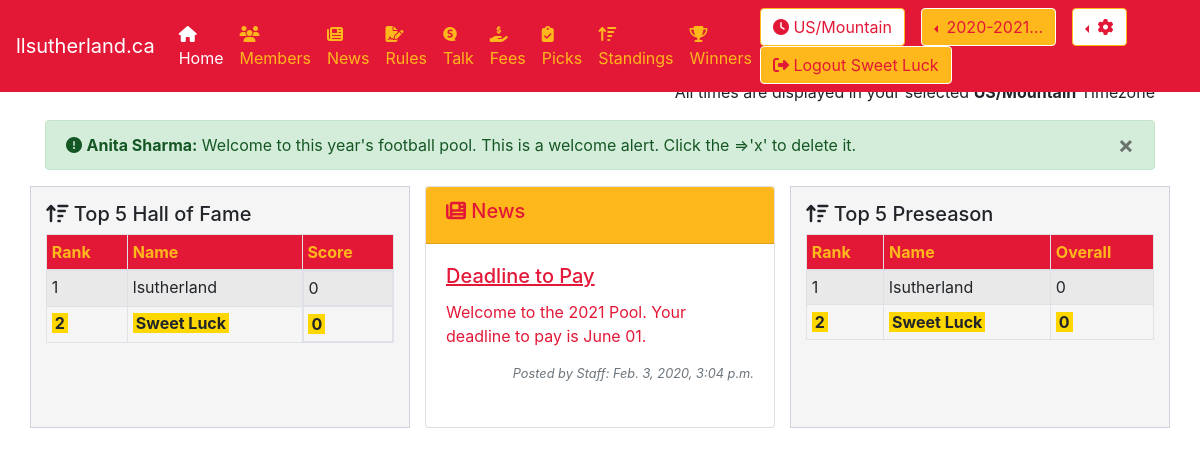
The app's page / (signed in), older data.
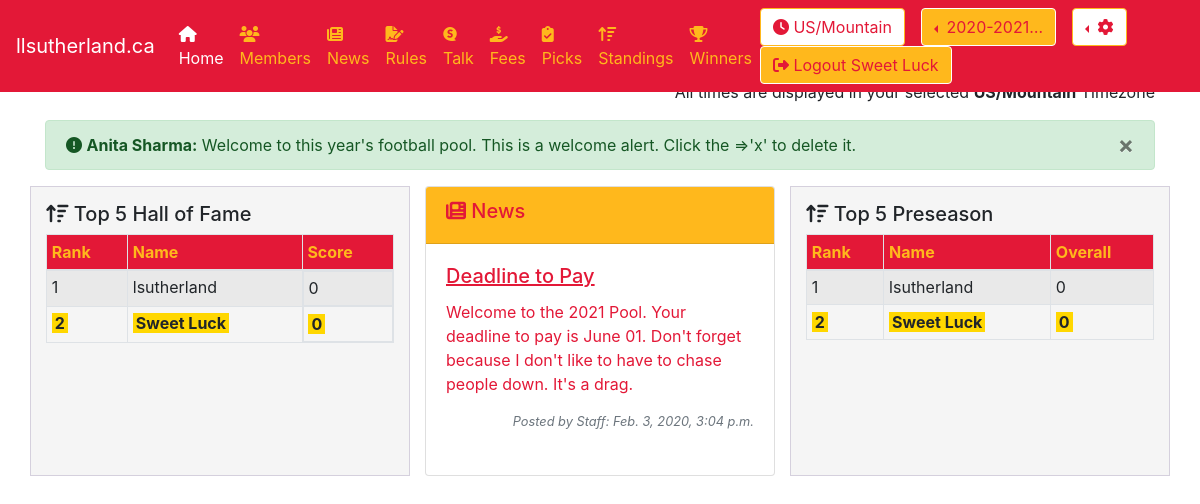
The same page, newer data.
### pool/models.py (models this page shows, shortened)
class NewsItem(models.Model):
    title = models.CharField(max_length=30, blank=False, null=True)
    message = models.TextField(max_length=250, blank=False, null=False)
    effective_date = models.DateTimeField(null=True)
    effective_end_date = models.DateTimeField(null=True)
    class Meta:
        verbose_name_plural = "News"

### pool/views.py (the view)
# urls.py: path('', HomePageView.as_view(), name='home'),
class HomePageView(LoginRequiredMixin, TemplateView):
    template_name = 'home/home.html'
    def get(self, request):
        args = get_current(request)
        args.update({'standings' : Standings.objects.all().order_by('-overall_total')})
        args.update({'template_name' : self.template_name})
        args.update({'news_items' : NewsItem.objects.order_by('-effective_date')[:3]})
        args.update({'alerts' : Alert.objects.filter(user_id=request.user.id)})
        args.update({'the_time' : get_now()})
        return render(request, self.template_name, args)

### pool/views.py (called while the page is built)
def get_current(request):
    current_season = None
    current_week = None
    seasons = []
    prefs = None
    request.session['django_timezone'] = request.user.timezone
    try:
        current_season = get_current_season(request)
        current_week = get_current_week(request)
        seasons = get_seasons()
        prefs = get_preferences(request)
    except Exception as e:
        print(e)
    return {
        'preferences' : prefs,
        'current_season': current_season,
        'current_week' : current_week,
        'seasons' : seasons
    }

def get_preferences(request):
    return Preferences.objects.get(user_id = request.user.id)

def get_seasons():
    return Season.objects.order_by('-effective_date')

def get_current_season(request):
    active_season = Season.objects.get(is_active=True)
    current_season_id = request.session['current_season_id']
    if not active_season.id == current_season_id:
        request.session['current_season_id'] = active_season.id
        return Season.objects.get(id=active_season.id)
    else:
        return Season.objects.get(id=current_season_id)

### utils/season_helper.py (called while the page is built)
def get_now():
    return timezone.now()

### pool/templates/home/home.html (shortened to what this page needs)
{% extends 'base.html' %}
{% load tz %}
{% block body %}
  <p class="text-right">All times are displayed in your selected <strong>{{request.session.django_timezone}}</strong> Timezone</p>
  {% include "home/alerts.html" %}
  <div class="row mb-3">
    <div class="col-md-4 themed-grid-col">
      {% include "home/top_five.html" %}
    </div>
    <div class="col-md-4">
        {% include "home/news.html" %}
    </div>
    <div class="col-md-4 themed-grid-col">
      {% include "home/overall.html" %}
    </div>
  </div>
{% endblock %}

### pool/templates/home/news.html (shortened to what this page needs)
{% if user.favorite_team %}
  {% if news_items.count > 0 %}
  <div class="card" style="color:{{user.favorite_team.color_01}}">
    <div class="card-header" style="background-color:{{user.favorite_team.color_03}}">
      <h5><i class="fas fa-newspaper"></i> News</h5>
    </div>
    <div class="card-body">
      {% for n in news_items %}
          <h5 class="card-title" style="text-decoration:underline;color:{{user.favorite_team.color_01}}">{{n.title}}</h5>
          <p class="card-text">{{n.message}}</p>
          <small id="newsHelp{{n.id}}" class="form-text text-muted text-right mb-4" style="font-style:italic;">Posted by Staff: {{n.effective_date}}</small>
      {% endfor %}
    </div>
  </div>
  {% endif %}
{% endif %}

Row changes from the older to the newer data that the page shows:
changed NewsItem "Deadline to Pay": message "Welcome to the 2021 Pool. Your deadline to pay is June 01." → "Welcome to the 2021 Pool. Your deadline to pay is June 01. Don't forget because I don't like to have to chase people down. It's a drag."
